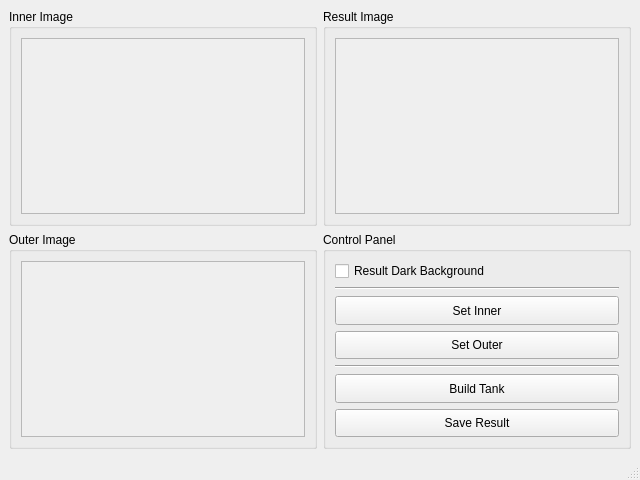
<?xml version="1.0" encoding="UTF-8"?>
<ui version="4.0">
 <class>MainWindow</class>
 <widget class="QMainWindow" name="MainWindow">
  <property name="geometry">
   <rect>
    <x>0</x>
    <y>0</y>
    <width>640</width>
    <height>480</height>
   </rect>
  </property>
  <property name="windowTitle">
   <string>PhantomTank Builder</string>
  </property>
  <widget class="QWidget" name="centralwidget">
   <layout class="QGridLayout" name="gridLayout">
    <item row="0" column="0">
     <widget class="QGroupBox" name="groupBox">
      <property name="title">
       <string>Inner Image</string>
      </property>
      <layout class="QGridLayout" name="gridLayout_3">
       <item row="1" column="0">
        <widget class="QScrollArea" name="sa_inner">
         <property name="widgetResizable">
          <bool>true</bool>
         </property>
         <widget class="QWidget" name="scrollAreaWidgetContents">
          <property name="geometry">
           <rect>
            <x>0</x>
            <y>0</y>
            <width>268</width>
            <height>171</height>
           </rect>
          </property>
          <layout class="QGridLayout" name="gridLayout_6">
           <item row="0" column="0">
            <widget class="QLabel" name="l_inner">
             <property name="text">
              <string/>
             </property>
            </widget>
           </item>
          </layout>
         </widget>
        </widget>
       </item>
      </layout>
     </widget>
    </item>
    <item row="0" column="1">
     <widget class="QGroupBox" name="groupBox_3">
      <property name="title">
       <string>Result Image</string>
      </property>
      <layout class="QGridLayout" name="gridLayout_5">
       <item row="0" column="0">
        <widget class="QScrollArea" name="sa_result">
         <property name="widgetResizable">
          <bool>true</bool>
         </property>
         <widget class="QWidget" name="scrollAreaWidgetContents_2">
          <property name="geometry">
           <rect>
            <x>0</x>
            <y>0</y>
            <width>268</width>
            <height>171</height>
           </rect>
          </property>
          <layout class="QGridLayout" name="gridLayout_8">
           <item row="0" column="0">
            <widget class="QLabel" name="l_result">
             <property name="text">
              <string/>
             </property>
            </widget>
           </item>
          </layout>
         </widget>
        </widget>
       </item>
      </layout>
     </widget>
    </item>
    <item row="1" column="0">
     <widget class="QGroupBox" name="groupBox_2">
      <property name="title">
       <string>Outer Image</string>
      </property>
      <layout class="QGridLayout" name="gridLayout_4">
       <item row="0" column="0">
        <widget class="QScrollArea" name="sa_outer">
         <property name="widgetResizable">
          <bool>true</bool>
         </property>
         <widget class="QWidget" name="scrollAreaWidgetContents_3">
          <property name="geometry">
           <rect>
            <x>0</x>
            <y>0</y>
            <width>268</width>
            <height>175</height>
           </rect>
          </property>
          <layout class="QGridLayout" name="gridLayout_7">
           <item row="0" column="0">
            <widget class="QLabel" name="l_outer">
             <property name="text">
              <string/>
             </property>
            </widget>
           </item>
          </layout>
         </widget>
        </widget>
       </item>
      </layout>
     </widget>
    </item>
    <item row="1" column="1">
     <widget class="QGroupBox" name="groupBox_4">
      <property name="title">
       <string>Control Panel</string>
      </property>
      <layout class="QGridLayout" name="gridLayout_2">
       <item row="6" column="0">
        <widget class="QPushButton" name="pb_save">
         <property name="sizePolicy">
          <sizepolicy hsizetype="Minimum" vsizetype="Preferred">
           <horstretch>0</horstretch>
           <verstretch>0</verstretch>
          </sizepolicy>
         </property>
         <property name="text">
          <string>Save Result</string>
         </property>
        </widget>
       </item>
       <item row="0" column="0">
        <widget class="QCheckBox" name="cb_dark">
         <property name="text">
          <string>Result Dark Background</string>
         </property>
        </widget>
       </item>
       <item row="2" column="0">
        <widget class="QPushButton" name="pb_inner">
         <property name="sizePolicy">
          <sizepolicy hsizetype="Minimum" vsizetype="Preferred">
           <horstretch>0</horstretch>
           <verstretch>0</verstretch>
          </sizepolicy>
         </property>
         <property name="text">
          <string>Set Inner</string>
         </property>
        </widget>
       </item>
       <item row="3" column="0">
        <widget class="QPushButton" name="pb_outer">
         <property name="sizePolicy">
          <sizepolicy hsizetype="Minimum" vsizetype="Preferred">
           <horstretch>0</horstretch>
           <verstretch>0</verstretch>
          </sizepolicy>
         </property>
         <property name="text">
          <string>Set Outer</string>
         </property>
        </widget>
       </item>
       <item row="5" column="0">
        <widget class="QPushButton" name="pb_build">
         <property name="sizePolicy">
          <sizepolicy hsizetype="Minimum" vsizetype="Preferred">
           <horstretch>0</horstretch>
           <verstretch>0</verstretch>
          </sizepolicy>
         </property>
         <property name="text">
          <string>Build Tank</string>
         </property>
        </widget>
       </item>
       <item row="4" column="0">
        <widget class="Line" name="line">
         <property name="orientation">
          <enum>Qt::Horizontal</enum>
         </property>
        </widget>
       </item>
       <item row="1" column="0">
        <widget class="Line" name="line_2">
         <property name="orientation">
          <enum>Qt::Horizontal</enum>
         </property>
        </widget>
       </item>
      </layout>
     </widget>
    </item>
   </layout>
  </widget>
  <widget class="QStatusBar" name="statusbar"/>
 </widget>
 <resources/>
 <connections/>
</ui>
